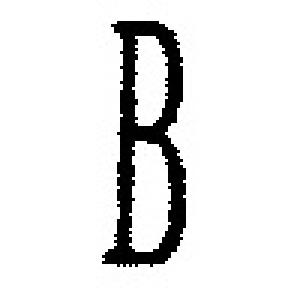
#> input picture 大论文代码/第四章/svm/formatedImg/B.jpg, 100 x 100 px (shown 3 times larger); its folder holds only this picture in this run
$ python -i 'svm识别字符模型训练.py'   (imports and definitions only)
#> lines starting #> are read from the running program, lines starting #| are printed output that depends on the picture; after the words box and inside, x2 and y2 are one past the last pixel; in counts of white or black regions, pixels touching at a corner belong together
#> further down, picture is the input picture: shape (100, 100); min 0, max 255, mean 230.3
# -*- coding: utf-8 -*-
import pandas as pd
from numpy.random import shuffle
from sklearn import svm
import joblib
from sklearn import metrics
import cv2

input_file='data.csv'

# [64 lines left out: functions readData, train, eval, not called in this run]


    # [4 lines of commented-out code are left out]
import numpy as np
i=0
def dettect_code(img):
    h,w=img.shape
#> h = 100; w = 100
    if(h<60):
        img=cv2.resize(img,(85*w//h,85))
    global i
    i=i+1
    ret, img = cv2.threshold(img, 0, 1, cv2.THRESH_BINARY | cv2.THRESH_OTSU)
#> img: shape (100, 100); values 0 (black) and 1 (white), 90.4% white; 1 black region, box (x1, y1, x2, y2) and area: (34, 7, 62, 89) 963
#> ret = 8
    # cv2.imshow(str(i),img)
    # _, img = cv2.threshold(img, 10, 1, cv2.THRESH_BINARY)
    #金字塔处理的位置很重要
    #小一点的尺寸一般为45*30
    #大一点的尺寸一般为80*20
    img = cv2.pyrDown(img)
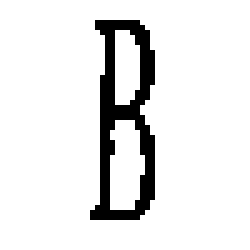
#> img: shape (50, 50) (shown 5 times larger); values 0 (black) and 1 (white), 90.6% white; black in thin lines or dots, all inside (x1, y1, x2, y2) = (18, 4, 31, 44)
    h,w=img.shape
#> h = 50; w = 50
    # [4 lines of commented-out code are left out]

    tempplate=np.ones([50,50])
    # tempplate[:,:]=255
    tempplate[(50-h)//2:(50-h)//2+h,(50-w)//2:(50-w)//2+w]=img[:,:]


#> (the run stopped early here; a loop or call above may not have finished)
